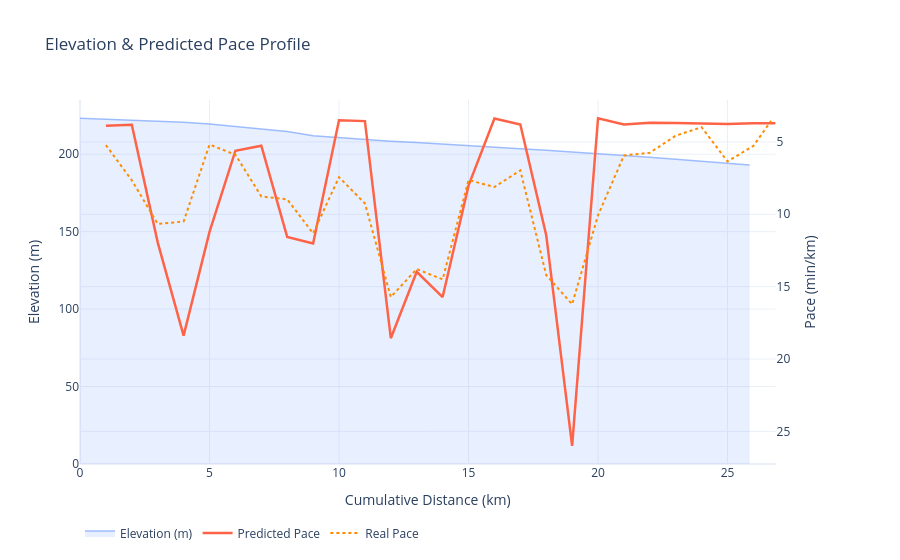

Notebook code for this chart:
### Code cell
import plotly.graph_objects as go
import plotly.express as px
from plotly.subplots import make_subplots

fig = make_subplots(specs=[[{"secondary_y": True}]])

fig.add_trace(
    go.Scatter(
        x=splits["distance_km"], y=df["elevation_m"],
        fill="tozeroy", fillcolor="rgba(100,150,255,0.15)",
        line=dict(color="rgba(100,150,255,0.6)", width=1.5),
        name="Elevation (m)",
        hovertemplate="%{y:.0f} m<extra></extra>",
    ),
    secondary_y=False,
)

splits["pace_fmt"]    = splits["predicted_pace"].apply(conv.min_to_chrono)

fig.add_trace(
    go.Scatter(
        x=splits["distance_km"]+1, y=splits["predicted_pace"],
        line=dict(color="tomato", width=2.5),
        name="Predicted Pace",
        customdata=splits["pace_fmt"],
        hovertemplate="%{customdata} min/km<extra></extra>",
    ),
    secondary_y=True,
)
fig.add_trace(
    go.Scatter(
        x=df_temps_pierre["cum_dist"], y=df_temps_pierre["pace"],
        line=dict(color="darkorange", width=2, dash="dot"),
        name="Real Pace",
        # customdata=df_temps_pierre["fatigue_fmt"],
        # hovertemplate="%{customdata} min/km<extra></extra>",
    ),
    secondary_y=True,
)

fig.update_layout(
    title="Elevation & Predicted Pace Profile",
    xaxis_title="Cumulative Distance (km)",
    hovermode="x unified",
    template="plotly_white",
    legend=dict(orientation="h", y=-0.15),
)
fig.update_yaxes(title_text="Elevation (m)",    secondary_y=False)
fig.update_yaxes(title_text="Pace (min/km)",    secondary_y=True,  autorange="reversed")

fig.show()
# fig.write_html("data/chart_elevation_pace.html", include_plotlyjs="cdn", full_html=False)
# print("✅ Embeddable div saved → data/chart_elevation_pace.html")

### Figure 1 — Plotly figure (JSON) as saved in the notebook; plotly's stock layout.template omitted (floating-point values rounded to 4 significant figures; data arrays with more than 128 entries replaced by an {"elided": "..."} marker saying what was removed)
{"data": [{"fill": "tozeroy", "fillcolor": "rgba(100,150,255,0.15)", "hovertemplate": "%{y:.0f} m<extra></extra>", "line": {"color": "rgba(100,150,255,0.6)", "width": 1.5}, "name": "Elevation (m)", "type": "scatter", "x": [0.0, 1.0, 2.0, 3.0, 4.0, 5.0, 6.0, 7.0, 8.0, 9.0, 10.0, 11.0, 12.0, 13.0, 14.0, 15.0, 16.0, 17.0, 18.0, 19.0, 20.0, 21.0, 22.0, 23.0, 24.0, 25.0, 25.86], "xaxis": "x", "y": {"elided": "1218 float values"}, "yaxis": "y"}, {"customdata": ["3:53", "3:49", "11:56", "18:23", "11:13", "5:36", "5:16", "11:34", "12:01", "3:30", "3:34", "18:34", "13:58", "15:43", "8:01", "3:23", "3:48", "11:26", "26:00", "3:22", "3:47", "3:41", "3:42", "3:42", "3:45", "3:43", "3:43"], "hovertemplate": "%{customdata} min/km<extra></extra>", "line": {"color": "tomato", "width": 2.5}, "name": "Predicted Pace", "type": "scatter", "x": [1.0, 2.0, 3.0, 4.0, 5.0, 6.0, 7.0, 8.0, 9.0, 10.0, 11.0, 12.0, 13.0, 14.0, 15.0, 16.0, 17.0, 18.0, 19.0, 20.0, 21.0, 22.0, 23.0, 24.0, 25.0, 26.0, 26.86], "xaxis": "x", "y": [3.883, 3.816, 11.94, 18.38, 11.21, 5.608, 5.259, 11.56, 12.01, 3.505, 3.562, 18.56, 13.97, 15.72, 8.022, 3.376, 3.8, 11.44, 26.0, 3.36, 3.787, 3.683, 3.701, 3.708, 3.757, 3.71, 3.711], "yaxis": "y2"}, {"line": {"color": "darkorange", "dash": "dot", "width": 2}, "name": "Real Pace", "type": "scatter", "x": [1.0, 2.0, 3.0, 4.0, 5.0, 6.0, 7.0, 8.0, 9.0, 10.0, 11.0, 12.0, 13.0, 14.0, 15.0, 16.0, 17.0, 18.0, 19.0, 20.0, 21.0, 22.0, 23.0, 24.0, 25.0, 26.0, 26.68], "xaxis": "x", "y": [5.217, 7.65, 10.67, 10.5, 5.183, 5.883, 8.767, 8.967, 11.32, 7.433, 9.25, 15.72, 13.78, 14.5, 7.633, 8.117, 6.967, 14.2, 16.22, 10.07, 5.933, 5.75, 4.567, 3.983, 6.35, 5.267, 3.55], "yaxis": "y2"}], "layout": {"hovermode": "x unified", "legend": {"orientation": "h", "y": -0.15}, "title": {"text": "Elevation & Predicted Pace Profile"}, "xaxis": {"anchor": "y", "domain": [0, 0.94], "title": {"text": "Cumulative Distance (km)"}}, "yaxis": {"anchor": "x", "domain": [0, 1], "title": {"text": "Elevation (m)"}}, "yaxis2": {"anchor": "x", "autorange": "reversed", "overlaying": "y", "side": "right", "title": {"text": "Pace (min/km)"}}}}
